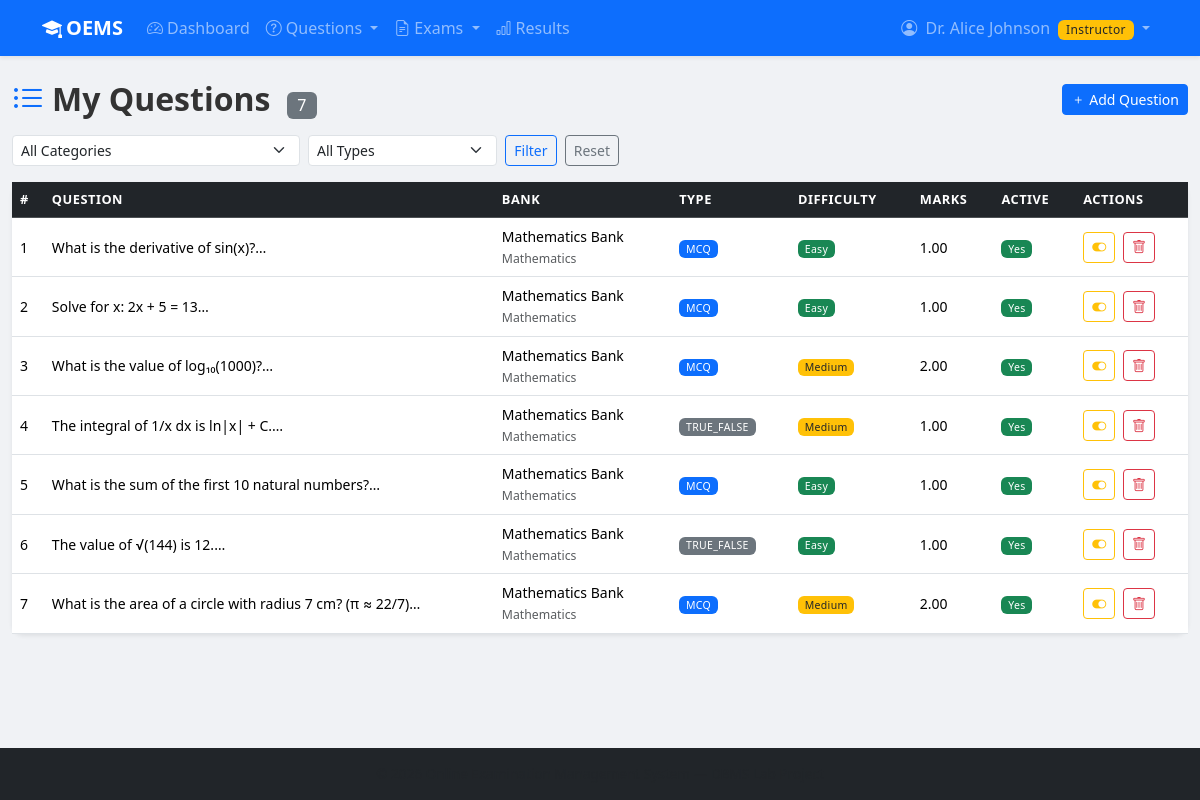
Screenshot of /instructor/view_questions.php (signed in) with the database file from the repository.
### tables this page shows
CREATE TABLE questions (
    id               INT UNSIGNED AUTO_INCREMENT PRIMARY KEY,
    question_bank_id INT UNSIGNED  NOT NULL,
    question_text    TEXT          NOT NULL,
    question_type    ENUM('mcq','true_false') NOT NULL DEFAULT 'mcq',
    difficulty       ENUM('easy','medium','hard') NOT NULL DEFAULT 'medium',
    marks            DECIMAL(5,2)  NOT NULL DEFAULT 1.00,
    option_a         VARCHAR(500)  NOT NULL,
    option_b         VARCHAR(500)  NOT NULL,
    option_c         VARCHAR(500)  DEFAULT NULL,
    option_d         VARCHAR(500)  DEFAULT NULL,
    correct_answer   ENUM('A','B','C','D') NOT NULL,
    explanation      TEXT          DEFAULT NULL,
    created_by       INT UNSIGNED  NOT NULL,
    created_at       DATETIME      NOT NULL DEFAULT CURRENT_TIMESTAMP,
    is_active        TINYINT(1)    NOT NULL DEFAULT 1,
    CONSTRAINT fk_questions_bank       FOREIGN KEY (question_bank_id) REFERENCES question_banks(id) ON DELETE RESTRICT,
    CONSTRAINT fk_questions_created_by FOREIGN KEY (created_by)       REFERENCES users(id)          ON DELETE RESTRICT,
    CONSTRAINT chk_questions_marks     CHECK (marks > 0),
    CONSTRAINT chk_questions_true_false CHECK (
        question_type != 'true_false' OR (option_c IS NULL AND option_d IS NULL)
    )
);

CREATE TABLE question_banks (
    id          INT UNSIGNED AUTO_INCREMENT PRIMARY KEY,
    name        VARCHAR(150) NOT NULL,
    category_id INT UNSIGNED NOT NULL,
    description TEXT         DEFAULT NULL,
    created_by  INT UNSIGNED NOT NULL,
    created_at  DATETIME     NOT NULL DEFAULT CURRENT_TIMESTAMP,
    CONSTRAINT fk_qbanks_category   FOREIGN KEY (category_id) REFERENCES categories(id) ON DELETE RESTRICT,
    CONSTRAINT fk_qbanks_created_by FOREIGN KEY (created_by)  REFERENCES users(id)      ON DELETE RESTRICT,
    CONSTRAINT uq_qbank_name_cat    UNIQUE (name, category_id)
);

CREATE TABLE categories (
    id          INT UNSIGNED AUTO_INCREMENT PRIMARY KEY,
    name        VARCHAR(100) NOT NULL UNIQUE,
    description TEXT         DEFAULT NULL,
    created_by  INT UNSIGNED NOT NULL,
    created_at  DATETIME     NOT NULL DEFAULT CURRENT_TIMESTAMP,
    CONSTRAINT fk_categories_created_by FOREIGN KEY (created_by) REFERENCES users(id) ON DELETE RESTRICT
);

### instructor/view_questions.php (the view, shortened to what this page needs)
<?php
$conn = getDBConnection();
$uid  = (int)$_SESSION['user_id'];
$page       = max(1, (int)($_GET['page'] ?? 1));
$perPage    = 15;
$offset     = ($page - 1) * $perPage;
$wheres = ['q.created_by = ?'];
$params = [$uid];
$types  = 'i';
$whereStr = implode(' AND ', $wheres);
$cStmt = $conn->prepare("SELECT COUNT(*) FROM questions q JOIN question_banks qb ON qb.id=q.question_bank_id WHERE $whereStr");
$cStmt->bind_param($types, ...$params);
$cStmt->execute();
$total = $cStmt->get_result()->fetch_row()[0];
$stmt = $conn->prepare(
    "SELECT q.*, qb.name AS bank_name, cat.name AS category_name
     FROM   questions q
     JOIN   question_banks qb ON qb.id  = q.question_bank_id
     JOIN   categories cat    ON cat.id = qb.category_id
     WHERE  $whereStr
     ORDER  BY q.created_at DESC
     LIMIT  ? OFFSET ?"
);
$allP = array_merge($params, [$perPage, $offset]);
$allT = $types . 'ii';
$stmt->bind_param($allT, ...$allP);
$stmt->execute();
$questions = $stmt->get_result()->fetch_all(MYSQLI_ASSOC);
?>
<?php require_once __DIR__ . '/../includes/header.php'; ?>
<?php require_once __DIR__ . '/../includes/navbar.php'; ?>
<div class="container-fluid py-4">
    <div class="d-flex justify-content-between align-items-center mb-3">
        <h2 class="fw-bold mb-0"><i class="bi bi-list-ul me-2 text-primary"></i>My Questions
            <span class="badge bg-secondary fs-6 ms-2"><?= $total ?></span>
        </h2>
        <a href="create_question.php" class="btn btn-primary btn-sm">
            <i class="bi bi-plus me-1"></i>Add Question
        </a>
    </div>
    <form method="GET" class="row g-2 mb-3">
        <div class="col-md-3">
            <select name="category" class="form-select form-select-sm">
                <option value="">All Categories</option>
            </select>
        </div>
        <div class="col-md-2">
            <select name="type" class="form-select form-select-sm">
                <option value="">All Types</option>
            </select>
        </div>
        <div class="col-auto">
            <button type="submit" class="btn btn-outline-primary btn-sm">Filter</button>
            <a href="view_questions.php" class="btn btn-outline-secondary btn-sm ms-1">Reset</a>
        </div>
    </form>
    <div class="card border-0 shadow-sm">
        <div class="card-body p-0">
            <div class="table-responsive">
                <table class="table table-hover mb-0 small">
                    <thead class="table-dark">
                        <tr>
                            <th>#</th><th>Question</th><th>Bank</th><th>Type</th>
                            <th>Difficulty</th><th>Marks</th><th>Active</th><th>Actions</th>
                        </tr>
                    </thead>
                    <tbody>
                        <?php foreach ($questions as $q): ?>
                        <tr>
                            <td><?= $q['id'] ?></td>
                            <td style="max-width:350px">
                                <?= htmlspecialchars(substr($q['question_text'], 0, 100)) ?>…
                            </td>
                            <td><?= htmlspecialchars($q['bank_name']) ?><br>
                                <small class="text-muted"><?= htmlspecialchars($q['category_name']) ?></small>
                            </td>
                            <td><span class="badge bg-<?= $q['question_type']==='mcq'?'primary':'secondary' ?>"><?= strtoupper($q['question_type']) ?></span></td>
                            <td><span class="badge bg-<?= $q['difficulty']==='easy'?'success':($q['difficulty']==='medium'?'warning text-dark':'danger') ?>"><?= ucfirst($q['difficulty']) ?></span></td>
                            <td><?= $q['marks'] ?></td>
                            <td><span class="badge bg-<?= $q['is_active']?'success':'secondary' ?>"><?= $q['is_active']?'Yes':'No' ?></span></td>
                            <td>
                                <form method="POST" class="d-inline">
                                    <button class="btn btn-sm btn-outline-warning me-1"><i class="bi bi-toggle-on"></i></button>
                                </form>
                                <form method="POST" class="d-inline" onsubmit="return confirm('Delete?')">
                                    <button class="btn btn-sm btn-outline-danger"><i class="bi bi-trash"></i></button>
                                </form>
                            </td>
                        </tr>
                        <?php endforeach; ?>
                    </tbody>
                </table>
            </div>
        </div>
    </div>
</div>
<?php require_once __DIR__ . '/../includes/footer.php'; ?>

### assets/css/style.css (style rules this page uses)
:root { --oems-primary: #0d6efd; --oems-secondary: #6c757d; --oems-accent: #fd7e14; --oems-success: #198754; --oems-danger: #dc3545; --oems-light-bg: #f8f9fa; --oems-card-shadow: 0 2px 12px rgba(0,0,0,.08); }
body { font-family: 'Segoe UI', system-ui, -apple-system, sans-serif; background-color: #f0f2f5; color: #333; min-height: 100vh; display: flex; flex-direction: column; }
main, .container, .container-fluid { flex: 1; }
a { text-decoration: none; }
.card { border-radius: 12px; }
.table th { font-size: 0.8rem; text-transform: uppercase; letter-spacing: 0.04em; }
.table td { vertical-align: middle; }
.badge { font-weight: 500; letter-spacing: 0.03em; }

### rows the page displays
questions: id "1", question_text "What is the derivative of sin(x)?", question_bank.name "Mathematics Bank", categories.name "Mathematics", question_type "MCQ", difficulty "Easy", marks "1.00", is_active "Yes"
questions: id "2", question_text "Solve for x: 2x + 5 = 13", question_bank.name "Mathematics Bank", categories.name "Mathematics", question_type "MCQ", difficulty "Easy", marks "1.00", is_active "Yes"
questions: id "3", question_text "What is the value of log₁₀(1000)?", question_bank.name "Mathematics Bank", categories.name "Mathematics", question_type "MCQ", difficulty "Medium", marks "2.00", is_active "Yes"
questions: id "4", question_text "The integral of 1/x dx is ln|x| + C.", question_bank.name "Mathematics Bank", categories.name "Mathematics", question_type "TRUE_FALSE", difficulty "Medium", marks "1.00", is_active "Yes"
questions: id "5", question_text "What is the sum of the first 10 natural numbers?", question_bank.name "Mathematics Bank", categories.name "Mathematics", question_type "MCQ", difficulty "Easy", marks "1.00", is_active "Yes"
questions: id "6", question_text "The value of √(144) is 12.", question_bank.name "Mathematics Bank", categories.name "Mathematics", question_type "TRUE_FALSE", difficulty "Easy", marks "1.00", is_active "Yes"
questions: id "7", question_text "What is the area of a circle with radius 7 cm? (π ≈ 22/7)", question_bank.name "Mathematics Bank", categories.name "Mathematics", question_type "MCQ", difficulty "Medium", marks "2.00", is_active "Yes"

### other values shown
$fullName "Dr. Alice Johnson"
$role "Instructor"
$total "7"
